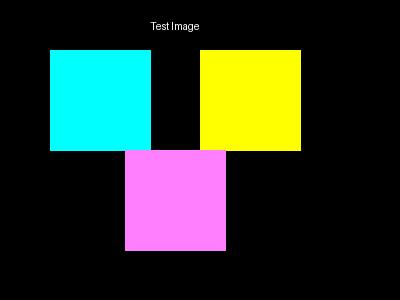
#> input picture test_negative.jpg, 400 x 300 px
$ python create_demo.py
#> lines starting #> are read from the running program, lines starting #| are printed output that depends on the picture
#!/usr/bin/env python3
"""
Create a visual demonstration of the application's functionality
"""
from PIL import Image, ImageDraw, ImageFont, ImageOps, ImageEnhance
import os

def create_demo_composite():
    """Create a composite image showing the workflow"""

    # Load test images
    negative = Image.open('test_negative.jpg')
#> negative is the input picture: PIL image 400x300 RGB; mean R, G, B 43.9, 54.4, 43.9
    positive = Image.open('test_positive.jpg')
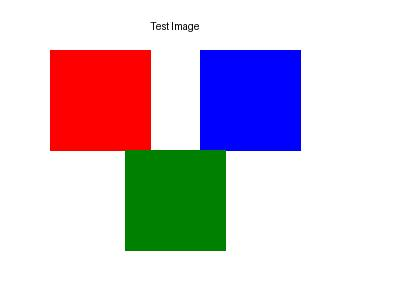
#> input picture test_positive.jpg, 400 x 300 px
#> positive is the input picture: PIL image 400x300 RGB; mean R, G, B 211, 200.7, 211

    # Create demonstration images
    # 1. Original negative
    # 2. Converted to positive
    # 3. Brightness adjusted
    # 4. Contrast adjusted

    # Convert negative to positive
    converted = ImageOps.invert(negative.convert('RGB'))

    # Brightness adjusted version
    enhancer = ImageEnhance.Brightness(converted)
    brightened = enhancer.enhance(1.5)
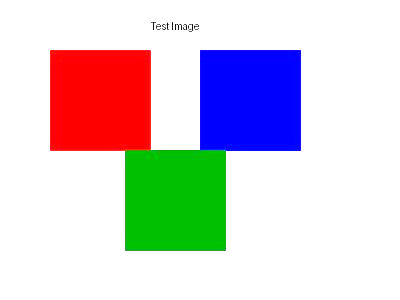
#> brightened: PIL image 400x300 RGB; mean R, G, B 211.8, 206.4, 212

    # Contrast adjusted version
    enhancer = ImageEnhance.Contrast(converted)
    high_contrast = enhancer.enhance(1.8)
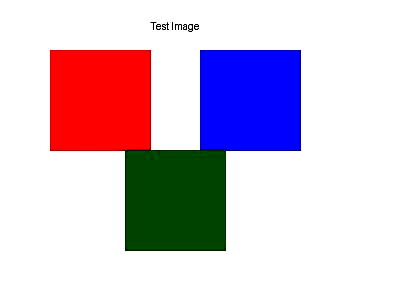
#> high_contrast: PIL image 400x300 RGB; mean R, G, B 211.2, 195.2, 211

    # Create a composite image showing all steps
    width, height = negative.size
#> width = 400; height = 300
    margin = 20
    text_height = 40

    # Create canvas
    composite_width = (width + margin) * 4 + margin
#> composite_width = 1700
    composite_height = height + text_height + margin * 2
#> composite_height = 380
    composite = Image.new('RGB', (composite_width, composite_height), 'white')
#> composite: PIL image 1700x380 RGB; every value is 255

    # Paste images
    images = [
        (negative, "1. Negativ bild (original)"),
        (converted, "2. Konverterad till positiv"),
        (brightened, "3. Ljusstyrka +50%"),
        (high_contrast, "4. Kontrast +80%")
    ]

    draw = ImageDraw.Draw(composite)

    for i, (img, label) in enumerate(images):
        x = margin + i * (width + margin)
        y = margin + text_height
        composite.paste(img, (x, y))

        # Add label
        # Use default font since custom fonts might not be available
        draw.text((x + width//2, margin + 10), label, fill='black', anchor='mm')
#> this loop made 4 passes
#> (label, x) on passes 1 to 4: ('1. Negativ bild (original)', 20), ('2. Konverterad till positiv', 440), ('3. Ljusstyrka +50%', 860), ('4. Kontrast +80%', 1280)
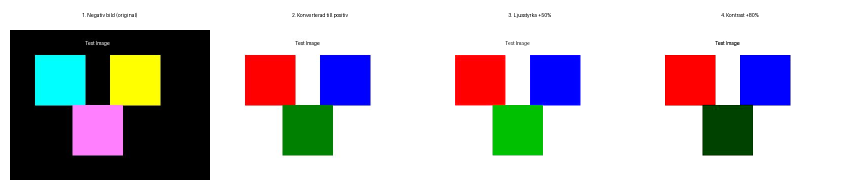
#> composite: PIL image 1700x380 RGB (shown at 1/2 size); mean R, G, B 191.1, 187.2, 191.1

    # Save composite
    composite.save('demo_workflow.jpg', quality=95)
    print("Created demo_workflow.jpg")

    return composite

def create_feature_showcase():
    """Create an image showcasing key features"""

    # Create a text-based feature list image
    width, height = 800, 600
#> width = 800; height = 600
    img = Image.new('RGB', (width, height), 'white')
#> img: PIL image 800x600 RGB; every value is 255
    draw = ImageDraw.Draw(img)

    # Title
    title = "Bildskanning - MVP Funktioner"
    y = 50
    draw.text((width//2, y), title, fill='black', anchor='mm')

    # Features
    features = [
        "",
        "✓ Grafiskt användargränssnitt (GUI)",
        "✓ Importera bilder (JPG, PNG, TIFF, BMP)",
        "✓ Konvertera negativ till positiv",
        "✓ Justera ljusstyrka (0.5x - 2.0x)",
        "✓ Justera kontrast (0.5x - 2.0x)",
        "✓ Visa bild i realtid",
        "✓ Återställ alla justeringar",
        "✓ Spara resultat",
        "",
        "Teknik:",
        "• Python 3",
        "• tkinter (GUI)",
        "• Pillow (bildbehandling)",
        "",
        "Användning: python3 image_editor.py"
    ]

    y = 120
    line_height = 30

    for feature in features:
        if feature:
            draw.text((80, y), feature, fill='black')
        y += line_height
#> after the loop, y = 600

    img.save('feature_showcase.jpg', quality=95)
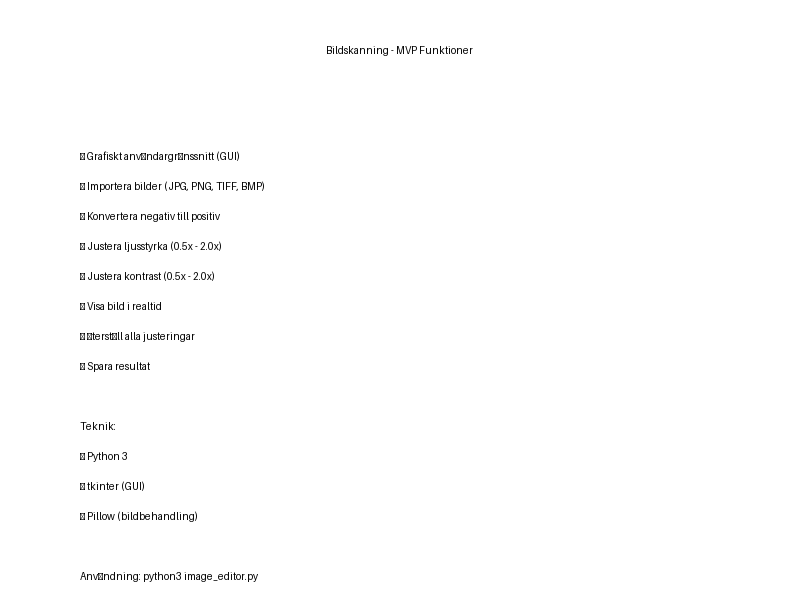
#> saved as feature_showcase.jpg: PIL image 800x600 RGB; min 0, max 255, mean 253
    print("Created feature_showcase.jpg")

    return img

def main():
    print("Creating demonstration images...")
    print()

    create_demo_composite()
    create_feature_showcase()

    print()
    print("✓ Demonstration images created successfully!")
    print()
    print("Created files:")
    print("  - demo_workflow.jpg: Shows the image processing workflow")
    print("  - feature_showcase.jpg: Lists all features")

if __name__ == "__main__":
    main()
